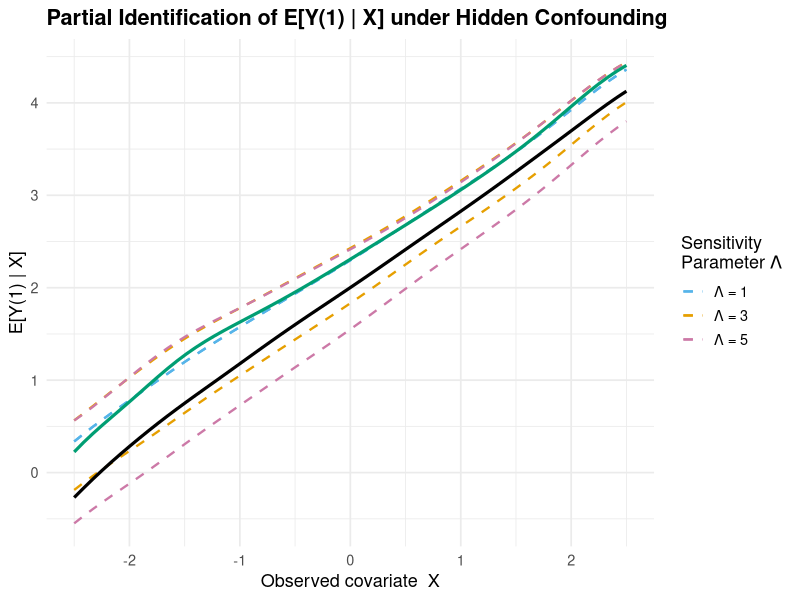

Write R code to recreate this figure.
# ============================================================
#  Partial Identification of E[Y(1) | X] under Hidden Confounding
#  DVDS Method: Dorn, Guo & Kallus (2023)
#  "Doubly-Valid/Doubly-Sharp Sensitivity Analysis for Causal
#   Inference with Unmeasured Confounding"
#
#  Sensitivity model: Marginal Sensitivity Model (MSM)
#  with parameter Lambda (Λ).
#
#  Under MSM(Λ), the true propensity odds are within Λ of the
#  nominal (estimated) propensity odds:
#
#    1/Λ ≤ [π(x)/(1-π(x))] / [ê(x)/(1-ê(x))] ≤ Λ
#
#  where π(x) is the TRUE propensity (unknown), ê(x) is the
#  NOMINAL propensity estimated from observed data.
#  Λ = 1  →  no hidden confounding (standard IPW).
#  Λ > 1  →  allows for increasing amounts of confounding.
# ============================================================

library(quantreg)   # quantile regression for DVDS augmentation
library(ggplot2)
library(dplyr)

set.seed(2024)
n <- 2000

# ------------------------------------------------------------
# 1.  Data Generating Process (DGP)
# ------------------------------------------------------------
#
#  X  ~ N(0,1)          observed covariate
#  U  ~ N(0,1)          HIDDEN confounder (analyst does not see U)
#
#  True propensity: P(A=1 | X, U) = logistic(0.5*X + 0.9*U)
#  → U is a strong confounder of A → Y
#
#  Potential outcomes:
#    Y(1) = 2 + X + 0.8*U + ε1     (treated)
#    Y(0) = 0.5*X        + ε0     (control)
#
#  Observed: Y = A·Y(1) + (1-A)·Y(0)

X  <- rnorm(n)
U  <- rnorm(n)                                  # HIDDEN — never used in estimation

true_ps <- plogis(0.5 * X + 0.9 * U)           # depends on U
A  <- rbinom(n, 1, true_ps)

Y1_pot <- 2 + X + 0.8 * U + rnorm(n, sd = 0.5) # potential outcome Y(1)
Y0_pot <- 0.5 * X          + rnorm(n, sd = 0.5) # potential outcome Y(0)
Y  <- A * Y1_pot + (1 - A) * Y0_pot             # observed outcome

cat("============================================================\n")
cat("  ORACLE (uses U — unobservable in practice)\n")
cat("============================================================\n")
cat(sprintf("  True E[Y(1)]       = %.3f\n", mean(Y1_pot)))
cat(sprintf("  True E[Y(0)]       = %.3f\n", mean(Y0_pot)))
cat(sprintf("  True ATE           = %.3f\n\n", mean(Y1_pot - Y0_pot)))

# ------------------------------------------------------------
# 2.  Analyst's world: only (X, A, Y) are observed
#     Estimate nominal propensity score ignoring U
# ------------------------------------------------------------

ps_model <- glm(A ~ X, family = binomial)       # misspecified: omits U
pi_hat   <- fitted(ps_model)
pi_hat   <- pmax(pi_hat, 0.02)                  # trim for numerical stability

naive_ipw <- mean(A * Y / pi_hat)               # Horwitz-Thompson estimator

cat("============================================================\n")
cat("  NAIVE ANALYSIS (ignores hidden confounding)\n")
cat("============================================================\n")
cat(sprintf("  Naive IPW E[Y(1)]  = %.3f  (biased due to hidden U)\n\n",
            naive_ipw))

# ------------------------------------------------------------
# 3.  DVDS Marginal Bounds on E[Y(1)]
# ------------------------------------------------------------
#
#  Under MSM(Λ), the SHARP identified set for E[Y(1)] is
#  [L(Λ), U(Λ)] where the bounds come from a doubly-valid
#  augmented estimator (Dorn, Guo & Kallus 2023, Sec. 3):
#
#  Key idea: choose a quantile level τ = Λ/(1+Λ) (upper bound)
#  or τ = 1/(1+Λ) (lower bound) for the treated-unit outcome
#  distribution.  Then the DVDS estimator is:
#
#    ψ̂_upper = (1/n) Σ_i [ q̂_{τ}(X_i) + w_i^up · A_i · (Y_i − q̂_{τ}(X_i)) ]
#    ψ̂_lower = (1/n) Σ_i [ q̂_{τ'}(X_i) + w_i^lo · A_i · (Y_i − q̂_{τ'}(X_i)) ]
#
#  where the MSM tilted weights are:
#    w_i^up = Λ / (Λ · π̂(X_i) + 1 − π̂(X_i))
#    w_i^lo = 1 / (π̂(X_i) + Λ · (1 − π̂(X_i)))
#
#  and q̂_τ(x) is a quantile regression of Y on X at level τ,
#  fit on TREATED units only.
#
#  "Doubly valid" means the bound is valid if EITHER:
#   (a) the propensity score model is correct, OR
#   (b) the outcome quantile model is correct.
#
#  "Sharp" means no tighter bound is possible under MSM(Λ).

dvds_marginal_bounds <- function(Y, A, X, pi_hat, Lambda) {

  tau_up  <- Lambda / (1 + Lambda)   # quantile for upper bound
  tau_lo  <- 1      / (1 + Lambda)   # quantile for lower bound

  # MSM tilted IPW weights (one per observation)
  w_up <- Lambda / (Lambda * pi_hat + (1 - pi_hat))
  w_lo <- 1      / (pi_hat + Lambda * (1 - pi_hat))

  # Quantile regression on treated units only
  df_treated <- data.frame(Y = Y[A == 1], X = X[A == 1])

  qfit_up <- rq(Y ~ X, tau = tau_up, data = df_treated)
  qfit_lo <- rq(Y ~ X, tau = tau_lo, data = df_treated)

  q_up <- predict(qfit_up, newdata = data.frame(X = X))  # predict for ALL units
  q_lo <- predict(qfit_lo, newdata = data.frame(X = X))

  # DVDS augmented estimators (IPW + quantile control variate)
  psi_up <- mean(q_up + w_up * A * (Y - q_up))
  psi_lo <- mean(q_lo + w_lo * A * (Y - q_lo))

  return(list(lower   = psi_lo,
              upper   = psi_up,
              width   = psi_up - psi_lo,
              q_up    = q_up,
              q_lo    = q_lo,
              w_up    = w_up,
              w_lo    = w_lo,
              tau_up  = tau_up,
              tau_lo  = tau_lo))
}

# Compute bounds over a sequence of Lambda values
Lambda_seq  <- c(1.0, 3.0, 5.0)
true_EY1    <- mean(Y1_pot)

marginal_results <- do.call(rbind, lapply(Lambda_seq, function(L) {
  b <- dvds_marginal_bounds(Y, A, X, pi_hat, L)
  data.frame(Lambda      = L,
             Lower       = b$lower,
             Upper       = b$upper,
             Width       = b$width,
             Contains_truth = (b$lower <= true_EY1 & true_EY1 <= b$upper))
}))

cat("============================================================\n")
cat(sprintf("  DVDS MARGINAL BOUNDS on E[Y(1)]  (true = %.3f)\n", true_EY1))
cat("============================================================\n")
print(marginal_results, row.names = FALSE, digits = 3)
cat("\n")

# ------------------------------------------------------------
# 4.  Conditional Bounds: E[Y(1) | X = x]  for each Lambda
# ------------------------------------------------------------
#
#  We evaluate the DVDS bound locally at each grid point x0
#  using a Nadaraya-Watson kernel smoother with Gaussian kernel.
#  This gives the identified SET for the conditional mean
#  potential outcome as a function of X.

dvds_conditional_bounds <- function(Y, A, X, pi_hat, Lambda,
                                    x_grid, bandwidth = 0.4) {

  tau_up <- Lambda / (1 + Lambda)
  tau_lo <- 1      / (1 + Lambda)

  w_up <- Lambda / (Lambda * pi_hat + (1 - pi_hat))
  w_lo <- 1      / (pi_hat + Lambda * (1 - pi_hat))

  # Global quantile regression on treated (extrapolates to full X range)
  df_tr  <- data.frame(Y = Y[A == 1], X = X[A == 1])
  q_up   <- predict(rq(Y ~ X, tau = tau_up, data = df_tr),
                    newdata = data.frame(X = X))
  q_lo   <- predict(rq(Y ~ X, tau = tau_lo, data = df_tr),
                    newdata = data.frame(X = X))

  # Local DVDS bounds at each grid point using kernel weighting
  res <- vapply(x_grid, function(x0) {

    kw <- dnorm((X - x0) / bandwidth)   # Gaussian kernel weights
    kw_norm <- kw / sum(kw)             # normalise to sum to 1

    upper <- sum(kw_norm * (q_up + w_up * A * (Y - q_up)))
    lower <- sum(kw_norm * (q_lo + w_lo * A * (Y - q_lo)))

    # Oracle: true E[Y(1) | X ≈ x0]
    true_cond <- sum(kw_norm * Y1_pot)

    # Naive: sample mean of Y among treated near x0
    kw_tr <- kw * A
    naive  <- if (sum(kw_tr) > 1e-8) sum(kw_tr * Y) / sum(kw_tr)
              else NA_real_

    c(lower = lower, upper = upper,
      true  = true_cond, naive = naive)
  }, FUN.VALUE = numeric(4))

  data.frame(X      = x_grid,
             Lower  = res["lower", ],
             Upper  = res["upper", ],
             True   = res["true",  ],
             Naive  = res["naive", ],
             Lambda = Lambda)
}

x_grid <- seq(-2.5, 2.5, length.out = 60)

cond_list <- lapply(Lambda_seq, function(L) {
  dvds_conditional_bounds(Y, A, X, pi_hat, L, x_grid, bandwidth = 0.4)
})
cond_df <- bind_rows(cond_list)
cond_df$Lambda_label <- factor(paste0("Λ = ", cond_df$Lambda))

# Extract reference curves (same for all Lambda)
ref <- cond_df[cond_df$Lambda == 1, ]

# ------------------------------------------------------------
# 5.  Plot 1 — Conditional bounds as lines for each Lambda
# ------------------------------------------------------------

# Sort data descending by Lambda so the widest bounds are drawn first
cond_df_sorted <- cond_df %>% arrange(desc(Lambda))

p1 <- ggplot(cond_df_sorted, aes(x = X)) +
  # Upper bound lines
  geom_line(aes(y = Upper, color = Lambda_label),
            linewidth = 0.8, linetype = "dashed") +
  # Lower bound lines
  geom_line(aes(y = Lower, color = Lambda_label),
            linewidth = 0.8, linetype = "dashed") +
  # True conditional mean (Oracle) - Solid Black
  geom_line(data = ref,
            aes(x = X, y = True),
            color = "black", linewidth = 1.1,
            inherit.aes = FALSE) +
  # Naive estimate - Solid Blue
  geom_line(data = ref,
            aes(x = X, y = Naive),
            color = "#009E73", linewidth = 1.1,
            inherit.aes = FALSE) +
  scale_color_manual(
    name   = "Sensitivity\nParameter Λ",
    values = c("#56B4E9", "#E69F00", "#CC79A7")) +
  labs(
    title    = "Partial Identification of E[Y(1) | X] under Hidden Confounding",
    x        = "Observed covariate  X",
    y        = "E[Y(1) | X]"
  ) +
  theme_minimal(base_size = 13) +
  theme(
    plot.title    = element_text(face = "bold"),
    plot.subtitle = element_text(color = "grey40", size = 10)
  )
# ------------------------------------------------------------
# 6.  Plot 2 — Marginal bound width as a function of Lambda
# ------------------------------------------------------------

p2 <- ggplot(marginal_results, aes(x = Lambda)) +
  geom_ribbon(aes(ymin = Lower, ymax = Upper), fill = "#FDAE61", alpha = 0.4) +
  geom_line(aes(y = Lower), color = "#D73027", linewidth = 1) +
  geom_line(aes(y = Upper), color = "#D73027", linewidth = 1) +
  geom_hline(yintercept = true_EY1,
             color = "black", linetype = "dashed", linewidth = 0.9) +
  geom_hline(yintercept = naive_ipw,
             color = "steelblue", linetype = "solid", linewidth = 0.9) +
  annotate("text", x = 1.05, y = true_EY1 + 0.06,
           label = "True E[Y(1)]", hjust = 0, size = 3.5, color = "black") +
  annotate("text", x = 1.05, y = naive_ipw - 0.1,
           label = "Naive IPW", hjust = 0, size = 3.5, color = "steelblue") +
  scale_x_continuous(breaks = Lambda_seq) +
  labs(
    title    = "Marginal Identified Set for E[Y(1)] vs Sensitivity Parameter Λ",
    subtitle = "Shaded = [lower, upper] DVDS bound · Λ=1 means no hidden confounding",
    x        = "Sensitivity parameter  Λ",
    y        = "Identified set for E[Y(1)]",
    caption  = "As Λ increases, the identified set widens, reflecting greater uncertainty."
  ) +
  theme_minimal(base_size = 13) +
  theme(
    plot.title    = element_text(face = "bold"),
    plot.subtitle = element_text(color = "grey40", size = 10)
  )

# Print plots
print(p1)
#print(p2)

cat("============================================================\n")
cat("  INTERPRETATION GUIDE\n")
cat("============================================================\n")
cat("  Λ = 1 : assumes no hidden confounding (point-identified).\n")
cat("  Λ > 1 : allows unmeasured confounders to shift treatment\n")
cat("          odds by up to factor Λ.\n\n")
cat("  The DVDS bound is:\n")
cat("  • Sharp  — no tighter interval is possible under MSM(Λ).\n")
cat("  • Doubly valid — consistent if EITHER the propensity\n")
cat("    model OR the outcome quantile model is correctly\n")
cat("    specified (but not necessarily both).\n\n")
cat("  In this simulation, the analyst's propensity model is\n")
cat("  MISSPECIFIED (omits U).  The naive IPW estimate is biased\n")
cat("  downward.  The true E[Y(1)] falls inside the identified\n")
cat("  set once Λ is large enough to cover the true confounding.\n")
